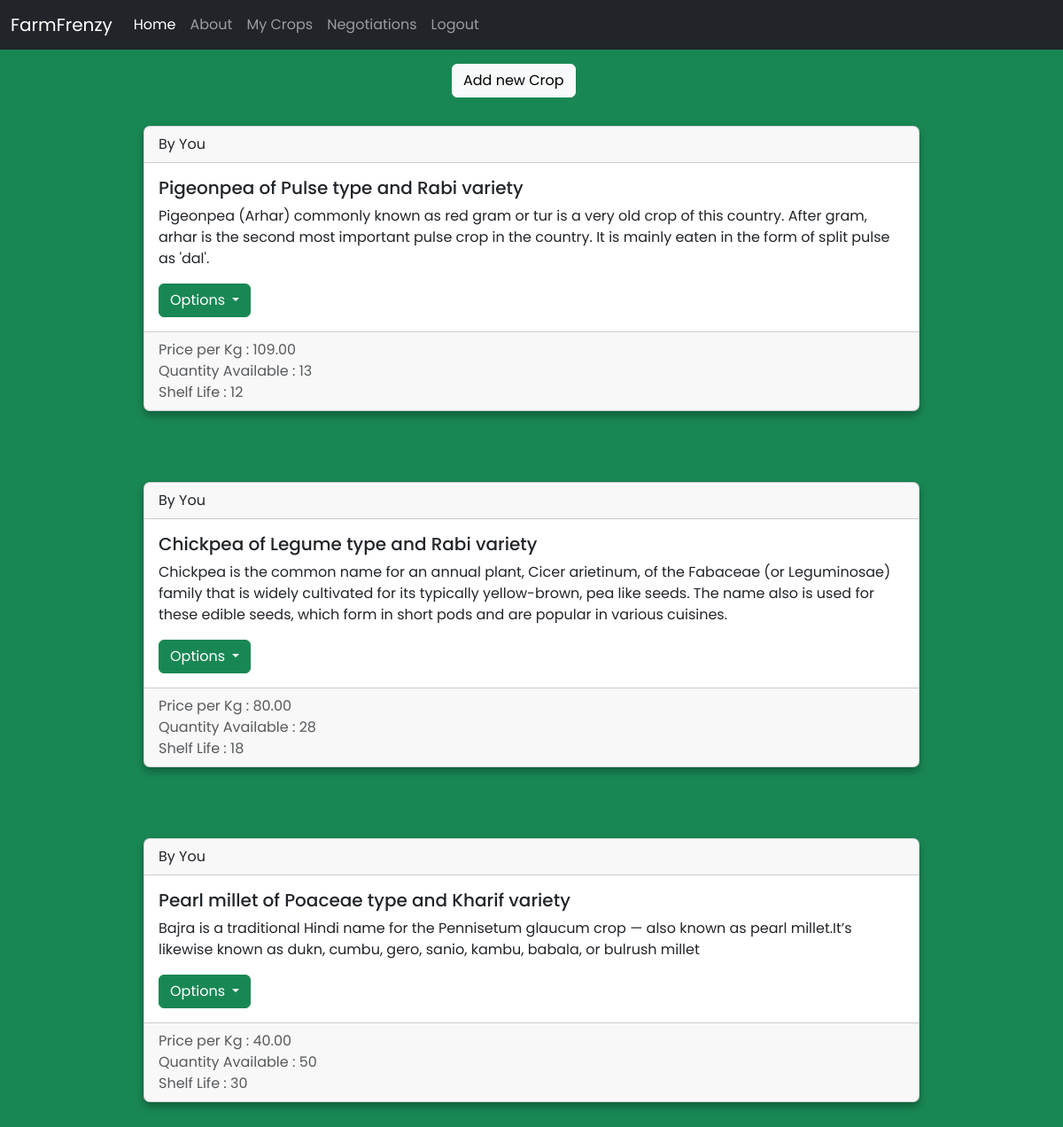
Screenshot of /mycrops/ (signed in) with the database file from the repository.
### backend/models.py (models this page shows, shortened)
class Crop(models.Model):
    seller = models.ForeignKey(settings.AUTH_USER_MODEL, on_delete=models.CASCADE)
    name = models.CharField(max_length=100)
    variety = models.CharField(max_length=100)
    type = models.CharField(max_length=100)
    description = models.TextField()
    price_per_kg = models.DecimalField(max_digits=8, decimal_places=2)
    quantity = models.IntegerField(default=0)
    shelf_life = models.IntegerField(default=0)

### backend/views.py (the view, shortened to what this page needs)
# urls.py: path("mycrops/", views.mycrops,name = "mycrops"),
def mycrops(request):
    if request.user.is_authenticated:
        crops = Crop.objects.filter(seller=request.user)
        context = {'crops': crops}
        return render(request, 'mycrops.html', context)
    else:
        return redirect('/login')

### backend/templates/mycrops.html (shortened to what this page needs)
{% extends 'homepage.html' %}
{% block body %}
{% if user.is_authenticated and user.is_seller %}
<div class="container w-25">
<button type="button" class="btn btn-light lb my-3 mx-5"  data-bs-toggle="modal" data-bs-target="#exampleModal">
 Add new Crop
</button></div>
{% for crop in crops %}
<div class="container w-75 my-3">
  <div class="card cardhover ">
    <div class="card-header">
      By You
    </div>
    <div class="card-body">
      <h5 class="card-title">{{crop.name}} of {{crop.type}} type and {{crop.variety}} variety </h5>
      <p class="card-text">{{crop.description|truncatechars:300}}</p>
      <div class="dropdown">
        <a class="btn btn-success  dropdown-toggle" href="#" role="button" id="dropdownMenuLink"
          data-bs-toggle="dropdown" aria-expanded="false">
          Options
      </a>
      </div>
    </div>
    <div class="card-footer text-muted">
     Price per Kg : {{crop.price_per_kg}} <br>
     Quantity Available : {{crop.quantity}} <br>
     Shelf Life : {{crop.shelf_life}}
    </div>
  </div>
</div><br><br>
{% endfor %}
{% endif %}
{% endblock %}

### rows the page displays
Crop: name "Pigeonpea", type "Pulse", variety "Rabi", description "Pigeonpea (Arhar) commonly known as red gram or tur is a very old crop of this country. After gram, arhar is the second most important pulse crop in the country. It is mainly eaten in the form of split pulse as 'dal'.", price_per_kg "109.00", quantity "13", shelf_life "12"
Crop: name "Chickpea", type "Legume", variety "Rabi", description "Chickpea is the common name for an annual plant, Cicer arietinum, of the Fabaceae (or Leguminosae) family that is widely cultivated for its typically yellow-brown, pea like seeds. The name also is used for these edible seeds, which form in short pods and are popular in various cuisines.", price_per_kg "80.00", quantity "28", shelf_life "18"
Crop: name "Pearl millet", type "Poaceae", variety "Kharif", description "Bajra is a traditional Hindi name for the Pennisetum glaucum crop — also known as pearl millet.It’s likewise known as dukn, cumbu, gero, sanio, kambu, babala, or bulrush millet", price_per_kg "40.00", quantity "50", shelf_life "30"
